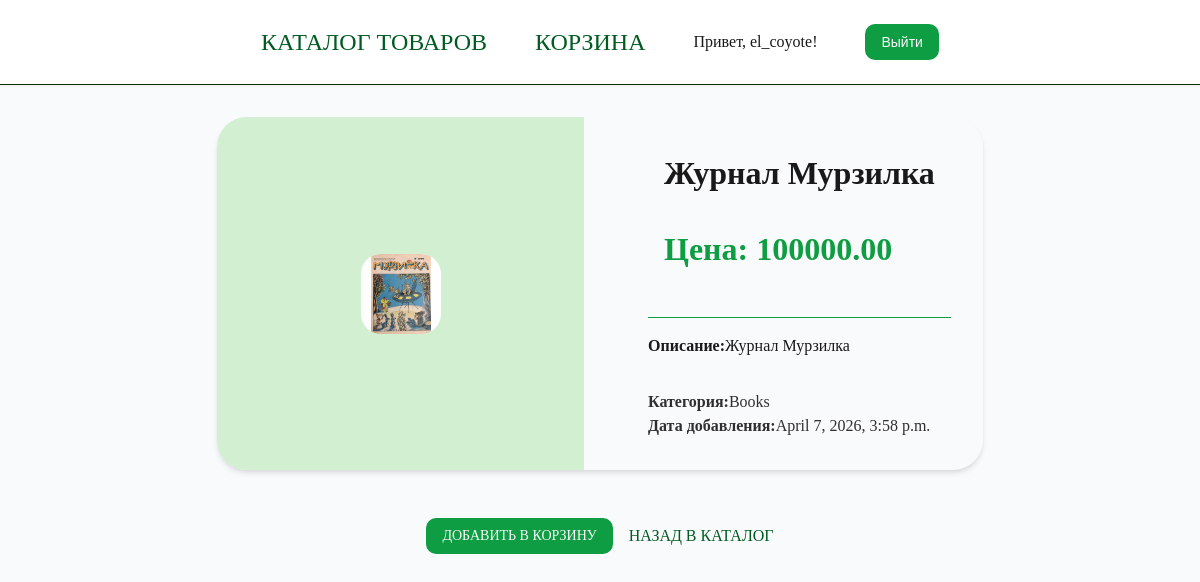
Screenshot of /journal/product/8/ (signed in) with the database file from the repository.
### journal/models.py (models this page shows, shortened)
class Product(models.Model):
    name = models.CharField(max_length=200, verbose_name='Product Name')
    description = models.TextField(verbose_name="description", blank=True)
    image = models.ImageField(upload_to='products/', verbose_name='Image', blank=True, null=True)
    category = models.ForeignKey(Category, on_delete=models.CASCADE, related_name='products', verbose_name='Category')
    price = models.DecimalField(max_digits=10, decimal_places=2, verbose_name='Price')
    created_at = models.DateTimeField(auto_now_add=True, verbose_name='Date of creation')
    updated_at = models.DateTimeField(auto_now=True, verbose_name='Date of change')
    class Meta:
        verbose_name = 'Product'
        verbose_name_plural = 'Products'
        ordering = ['-created_at']                    # новые товары сверху
        indexes = [models.Index(fields=['name', 'category'])]

class Category(models.Model):
    name = models.CharField(max_length=100, verbose_name='Name', help_text='Type the name of category')
    description = models.TextField(verbose_name="Description", blank=True, null=True)
    class Meta:
        verbose_name = 'Category'
        verbose_name_plural = 'Categories'
        ordering = ['name']

### journal/views.py (the view)
# urls.py: path('product/<int:pk>/', views.product_detail, name='product_detail'),
def product_detail(request, pk):
    product = get_object_or_404(Product.objects.select_related('category'), id=pk)
    context = {
        'product': product,
    }
    return render(request, 'journal/product_detail.html', context)

### journal/context_processors.py (called while the page is built)
def cart_items_count(request):
    cart = get_or_create_cart(request)
    count = sum(item.quantity for item in cart.items.all())
    return {'cart_items_count': count}

### journal/views.py (called while the page is built, shortened)
def get_or_create_cart(request):
    if request.user.is_authenticated:
        cart, _ = Cart.objects.get_or_create(user=request.user)
        return cart

### templates/journal/product_detail.html (shortened to what this page needs)
{% extends 'base.html' %}
{% load  static  %}
{% block extra_css %}
    <link rel="stylesheet" href="{% static 'css/product_detail.css' %}">
{% endblock extra_css %}
{% block content %}
    <div class="product-detail">
    <div class="gallery">
            {% if product.image %}
                <img class="img"
                    src="{{ product.image.url }}"
                    alt="{{ product.name }}"
                >
            {% else %}
                <div class="img">Изображение отсутствует</div>
            {% endif %}
        </div>
        <div class="info">
            <h1>{{ product.name }}</h1>
            <div class="price"><strong>Цена: </strong>{{ product.price }}</div>
            <div class="descr"><strong>Описание:</strong>{{ product.description }}</div>
            <div class="meta">
                <div><strong>Категория:</strong>{{ product.category.name }}</div>
                <div><strong>Дата добавления:</strong>{{ product.created_at }}</div>
            </div>
        </div>
    </div>
        <div class="act">
            <a href="{% url 'add_to_cart' product.id %}" class='button'>
                Добавить в корзину
            </a>
            <a href="{% url 'product_list' %}" class="backlink">Назад в Каталог</a>
        </div>
{% endblock  %}

### templates/base.html (shortened to what this page needs)
<!DOCTYPE html>
<html lang="ru">
<head>
    {% load static %}
    <link rel="stylesheet" href="{% static 'css/style.css' %}">
    {% block extra_css %}
    {% endblock %}
</head>
<body>
    <header>
        <nav>
            <a href="{% url 'product_list' %}">Каталог товаров</a>
            <a class="cart" href="{% url 'cart_detail' %}">
                Корзина
            </a>
            {% if user.is_authenticated %}
                <span class="hello-user">
                    Привет, {{ user.username }}!
                </span>
                <form method="post" action="{% url 'logout' %}" style="display: inline;">
                    <button type="submit">Выйти</button>
                </form>
            {% else %}
                <a href="{% url 'login' %}">Войти</a>
                <a href="{% url 'signup' %}">Регистрация</a>
            {% endif %}
        </nav>
    </header>
    <div class="container">
        {% block content %}
        {% endblock %}
    </div>
</body>
</html>

### journal/static/css/style.css (style rules this page uses)
:root { --color-primary: #0e9d42; --color-primary-dark: #025b22; --color-secondary: #f79729; --color-secondary-dark: #925004; --color-danger: rgb(245, 41, 41); --color-warning: #e2da35; --color-bg: #f9fafb; --color-text: #1a1919; --color-text-light: #302e2e; --color: #fff; --color-border: #012e05; --radius-sm: 10px; --radius-md: 20px; --radius-lg: 30px; --transition: all 0.3s ease; --shadow-sm: 0 1px 2px 0 rgba(0, 0, 0, 0.05); --shadow-md: 0 4px 6px -1px rgba(0, 0, 0, 0.1), 0 2px 4px -1px rgba(0, 0, 0, 0.06); --shadow-lg: 0 10px 15px -3px rgba(0, 0, 0, 0.1), 0 4px 6px -1px rgba(0, 0, 0, 0.06); }
* { margin: 0; padding: 0; box-sizing: border-box; }
body { background-color: var(--color-bg); color: var(--color-text); line-height: 1.5; display: flex; flex-direction: column; align-items: center; }
h1, h2, h3, h4, h5, h6 { font-weight: 600; line-height: 1.25; margin-bottom: 1rem; }
h1 { font-size: 2rem; }
a { text-decoration: none; color: var(--color-primary-dark); transition: var(--transition); }
header { width: 100%; background-color: var(--color); box-shadow: var(--shadow-sm); border-bottom: 1px solid var(--color-border); position: sticky; top: 0; z-index: 100; }
nav { max-width: 1280px; margin: 0 auto; padding: 1rem 2rem; display: flex; justify-content: center; align-items: center; flex-wrap: wrap; gap: 3rem; }
nav a { font-size: 24px; font-weight: 500; padding: 0.5rem 0; position: relative; text-transform: uppercase; }
nav a::after, .nava::after { content: ''; position: absolute; bottom: 0; left: 0; width: 0; height: 2px; background: var(--color-primary); transition: var(--transition); }
.container { max-width: 1280px; width: 100%; display: flex; flex-direction: column; align-items: center; }
.button, button, .btn { display: inline-block; background-color: var(--color-primary); color: #f9fafb; border: none; padding: 0.5rem 1rem; border-radius: var(--radius-sm); font-weight: 500; cursor: pointer; transition: var(--transition); font-size: 14px; line-height: 20px; text-align: center; }
.img { width: 80px; aspect-ratio: 1 / 1; transition: var(--transition); background: var(--color); display: flex; justify-content: center; align-items: center; }
.price { font-weight: 900; font-size: 24px; margin: 0.5rem 0; }
.product-detail { display: grid; grid-template-columns: 1fr 1fr; gap: 2rem; background: var(--color-bg); border-radius: var(--radius-lg); box-shadow: var(--shadow-md); overflow: hidden; margin: 2rem 0; }
.gallery { background: #d2efd2; padding: 2rem; display: flex; align-items: center; justify-content: center; min-height: 200px; }
.gallery img { max-width: 100%; max-height: 400px; object-fit: contain; border-radius: var(--radius-md); transition: var(--transition); }
.info { padding: 2rem; display: flex; flex-direction: column; gap: 1rem; }
.info h1 { font-size: 2rem; font-weight: 700; margin-bottom: 0; padding: 0.25rem 1rem; }
.info .price { font-size: 2rem; font-weight: 700; color: var(--color-primary); background: var(--color-bg); display: inline-block; padding: 0.25rem 1rem; }
.descr { line-height: 1.5rem; margin: 1rem 0; border-top: 1px solid var(--color-primary); padding-top: 1rem; }
.meta { font-size: 1rem; color: var(--color-text-light); margin-top: auto; }
.act { text-transform: uppercase; display: flex; gap: 1rem; margin-top: 1rem; justify-content: center; align-items: center; margin-bottom: 2rem; }
.backlink { transition: var(--transition); }

### rows the page displays
Product: image (picture), name "Журнал Мурзилка", price "100000.00", description "Журнал Мурзилка", category.name "Books", created_at "April 7, 2026, 3:58 p.m."

### other values shown
{{ user.username }} "el_coyote"
